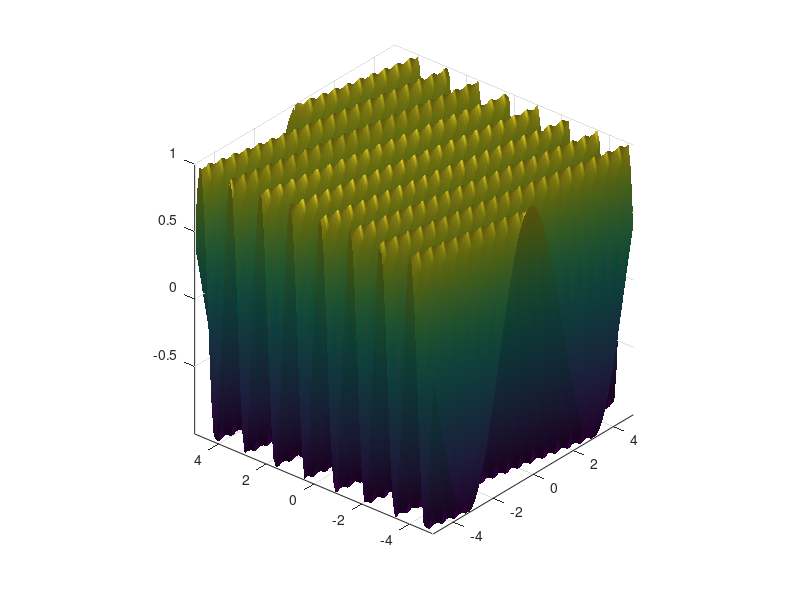

Write MATLAB code to recreate this figure.
% 2. Display the 3-d plot of 2-d functions using perspective projections:
% cos(ux+vy) for all x,y and different values of u & v.

[X,Y] = meshgrid(-5:.1:5);
U = 1;
V = 5;
Z = cos(U*X+V*Y);
surf(X,Y,Z,'FaceColor','interp',...
    'EdgeColor','none',...
    'FaceLighting','phong')
daspect([5 5 1])
axis tight
view(-50,30)
camlight left
%mesh(X,Y,Z)